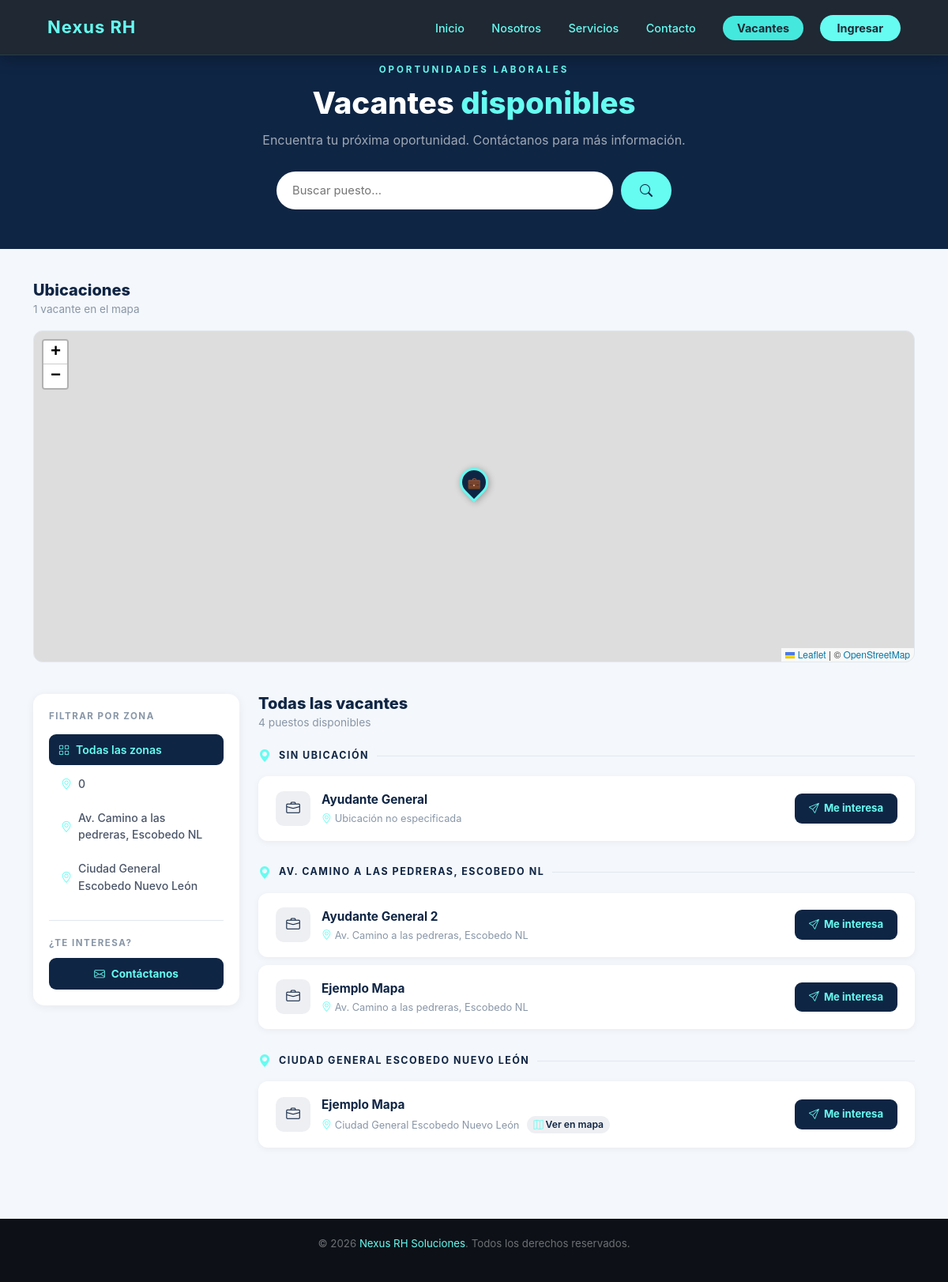
/vacantes.php, run on the app's committed database.
### tables this page shows
CREATE TABLE `vacantes` (
  `id` int(11) NOT NULL,
  `empresa_id` int(11) NOT NULL,
  `nombre` varchar(150) NOT NULL,
  `descripcion` text DEFAULT NULL,
  `requisitos` text DEFAULT NULL,
  `sueldo` varchar(150) DEFAULT NULL,
  `horario` varchar(150) DEFAULT NULL,
  `ubicacion` varchar(200) DEFAULT NULL,
  `lat` decimal(10,7) DEFAULT NULL,
  `lng` decimal(10,7) DEFAULT NULL,
  `activo` tinyint(1) DEFAULT 1,
  `created_at` timestamp NOT NULL DEFAULT current_timestamp()
);

### vacantes.php (the view, shortened to what this page needs)
<!DOCTYPE html>
<html lang="es">
<head>
    <link href="css/bootstrap.min.css" rel="stylesheet">
    <link rel="stylesheet" href="css/style.css">
    <link rel="stylesheet" href="https://cdn.jsdelivr.net/npm/bootstrap-icons@1.11.1/font/bootstrap-icons.css">
    <link rel="stylesheet" href="https://unpkg.com/leaflet@1.9.4/dist/leaflet.css"/>
</head>
<body>
<header class="header">
    <div class="logo">Nexus RH</div>
    <nav id="mainNav">
        <a href="index.php#inicio">Inicio</a>
        <a href="index.php#nosotros">Nosotros</a>
        <a href="index.php#servicios">Servicios</a>
        <a href="index.php#contacto">Contacto</a>
        <a href="vacantes.php" class="btn-vacantes active">Vacantes</a>
        <a href="login.php" class="btn-login">Ingresar</a>
    </nav>
</header>
<?php
require_once("sistema/conexion.php");
$zona_filtro = trim($_GET['zona'] ?? '');
$buscar      = trim($_GET['buscar'] ?? '');
$zonas_q = $conexion->query("SELECT DISTINCT ubicacion FROM vacantes WHERE activo=1 AND ubicacion IS NOT NULL AND ubicacion != '' ORDER BY ubicacion ASC");
$zonas = [];
while ($z = $zonas_q->fetch_assoc()) $zonas[] = $z['ubicacion'];
$where = ["v.activo = 1"];
$where_sql = implode(" AND ", $where);
$vacantes_q = $conexion->query("
    SELECT v.id, v.nombre, v.ubicacion, v.lat, v.lng, e.nombre as empresa
    FROM vacantes v
    LEFT JOIN empresas e ON e.id = v.empresa_id
    WHERE $where_sql
    ORDER BY v.ubicacion ASC, v.nombre ASC
");
$vacantes_arr = [];
while ($v = $vacantes_q->fetch_assoc()) {
    $vacantes_arr[] = $v;
}
$total_vacantes = count($vacantes_arr);
$vacantes_mapa = array_filter($vacantes_arr, fn($v) => !empty($v['lat']) && !empty($v['lng']));
?>
<section style="background:#0f2544;padding:80px 0 50px;">
    <div class="container text-center">
        <span class="section-label">Oportunidades laborales</span>
        <h1 style="color:#fff;font-weight:800;font-size:2.4rem;margin-top:10px;">
            Vacantes <span style="color:#66FCF1;">disponibles</span>
        </h1>
        <p style="color:rgba(255,255,255,.6);margin-top:12px;font-size:1rem;">
            Encuentra tu próxima oportunidad. Contáctanos para más información.
        </p>
        <form method="GET" style="display:flex;gap:10px;max-width:500px;margin:28px auto 0;justify-content:center;">
            <input type="text" name="buscar" value="<?= htmlspecialchars($buscar) ?>"
                   placeholder="Buscar puesto..."
                   style="flex:1;border-radius:50px;border:none;padding:12px 20px;font-size:.92rem;outline:none;">
            <button type="submit" style="background:#66FCF1;color:#0f2544;border:none;border-radius:50px;padding:12px 24px;font-weight:700;cursor:pointer;">
                <i class="bi bi-search"></i>
            </button>
        </form>
    </div>
</section>
<?php if (!empty($vacantes_mapa)): ?>
<section style="background:#f4f7fb;padding:40px 0 0;">
    <div class="container">
        <div style="margin-bottom:16px;display:flex;align-items:center;justify-content:space-between;flex-wrap:wrap;gap:8px;">
            <div>
                <h5 style="font-weight:800;color:#0f2544;margin:0;">Ubicaciones</h5>
                <p style="color:#8896a7;font-size:.85rem;margin:2px 0 0;">
                    <?= count($vacantes_mapa) ?> vacante<?= count($vacantes_mapa) !== 1 ? 's' : '' ?> en el mapa
                </p>
            </div>
        </div>
        <div id="mapa-vacantes"></div>
    </div>
</section>
<?php endif; ?>
<section style="background:#f4f7fb;padding:40px 0 80px;">
    <div class="container">
        <div class="row g-4">
            <div class="col-lg-3">
                <div style="background:#fff;border-radius:14px;padding:20px;box-shadow:0 2px 12px rgba(0,0,0,.06);position:sticky;top:20px;">
                    <p style="font-size:.72rem;font-weight:700;letter-spacing:1.5px;text-transform:uppercase;color:#8896a7;margin-bottom:14px;">
                        Filtrar por zona
                    </p>
                    <a href="vacantes.php<?= $buscar ? '?buscar='.urlencode($buscar) : '' ?>"
                       style="display:flex;align-items:center;padding:9px 12px;border-radius:9px;text-decoration:none;font-size:.88rem;font-weight:600;margin-bottom:4px;
                       background:<?= !$zona_filtro ? '#0f2544' : 'transparent' ?>;
                       color:<?= !$zona_filtro ? '#66FCF1' : '#0f2544' ?>;">
                        <i class="bi bi-grid me-2"></i>Todas las zonas
                    </a>
                    <?php foreach ($zonas as $zona): ?>
                    <a href="vacantes.php?zona=<?= urlencode($zona) ?><?= $buscar ? '&buscar='.urlencode($buscar) : '' ?>"
                       style="display:flex;align-items:center;padding:9px 12px;border-radius:9px;text-decoration:none;font-size:.88rem;font-weight:500;margin-bottom:4px;
                       background:<?= $zona_filtro === $zona ? 'rgba(15,37,68,.07)' : 'transparent' ?>;
                       color:<?= $zona_filtro === $zona ? '#0f2544' : '#4a5568' ?>;
                       border-left:<?= $zona_filtro === $zona ? '3px solid #66FCF1' : '3px solid transparent' ?>;">
                        <i class="bi bi-geo-alt me-2" style="color:#66FCF1;flex-shrink:0;"></i>
                        <?= htmlspecialchars($zona) ?>
                    </a>
                    <?php endforeach; ?>
                    <div style="margin-top:24px;padding-top:20px;border-top:1px solid #e2e8f0;">
                        <p style="font-size:.72rem;font-weight:700;letter-spacing:1.5px;text-transform:uppercase;color:#8896a7;margin-bottom:10px;">¿Te interesa?</p>
                        <a href="index.php#contacto"
                           style="display:flex;align-items:center;justify-content:center;gap:8px;background:#0f2544;color:#66FCF1;border-radius:9px;padding:10px;font-weight:700;font-size:.85rem;text-decoration:none;">
                            <i class="bi bi-envelope"></i> Contáctanos
                        </a>
                    </div>
                </div>
            </div>
            <div class="col-lg-9">
                <div style="display:flex;align-items:center;justify-content:space-between;margin-bottom:20px;flex-wrap:wrap;gap:10px;">
                    <div>
                        <h5 style="font-weight:800;color:#0f2544;margin:0;">
                            <?= $zona_filtro ? htmlspecialchars($zona_filtro) : 'Todas las vacantes' ?>
                        </h5>
                        <p style="color:#8896a7;font-size:.86rem;margin:2px 0 0;">
                            <?= $total_vacantes ?> puesto<?= $total_vacantes !== 1 ? 's' : '' ?> disponible<?= $total_vacantes !== 1 ? 's' : '' ?>
                        </p>
                    </div>
                </div>
                <?php if ($total_vacantes > 0):
                    $zona_actual = null;
                    foreach ($vacantes_arr as $v):
                        if (!$zona_filtro && $v['ubicacion'] !== $zona_actual):
                            $zona_actual = $v['ubicacion'];
                ?>
                <div style="display:flex;align-items:center;gap:10px;margin:<?= $zona_actual ? '28px' : '0' ?> 0 14px;">
                    <i class="bi bi-geo-alt-fill" style="color:#66FCF1;font-size:1rem;"></i>
                    <span style="font-size:.78rem;font-weight:700;letter-spacing:1.5px;text-transform:uppercase;color:#0f2544;">
                        <?= htmlspecialchars($v['ubicacion'] ?: 'Sin ubicación') ?>
                    </span>
                    <div style="flex:1;height:1px;background:#e2e8f0;"></div>
                </div>
                <?php endif; ?>
                <div style="background:#fff;border-radius:12px;padding:18px 22px;margin-bottom:10px;box-shadow:0 2px 8px rgba(0,0,0,.05);display:flex;align-items:center;justify-content:space-between;gap:16px;transition:box-shadow .2s,transform .2s;"
                     onmouseover="this.style.boxShadow='0 6px 24px rgba(0,0,0,.1)';this.style.transform='translateY(-2px)'"
                     onmouseout="this.style.boxShadow='0 2px 8px rgba(0,0,0,.05)';this.style.transform=''">
                    <div style="display:flex;align-items:center;gap:14px;flex:1;min-width:0;">
                        <div style="width:44px;height:44px;background:rgba(15,37,68,.07);border-radius:10px;display:flex;align-items:center;justify-content:center;flex-shrink:0;">
                            <i class="bi bi-briefcase" style="color:#0f2544;font-size:1.1rem;"></i>
                        </div>
                        <div style="overflow:hidden;">
                            <div style="font-weight:700;font-size:.96rem;color:#0f2544;white-space:nowrap;overflow:hidden;text-overflow:ellipsis;">
                                <?= htmlspecialchars($v['nombre']) ?>
                            </div>
                            <div style="font-size:.8rem;color:#8896a7;margin-top:3px;display:flex;align-items:center;gap:10px;flex-wrap:wrap;">
                                <span style="display:flex;align-items:center;gap:4px;">
                                    <i class="bi bi-geo-alt" style="color:#66FCF1;"></i>
                                    <?= htmlspecialchars($v['ubicacion'] ?: 'Ubicación no especificada') ?>
                                </span>
                                <?php if (!empty($v['lat']) && !empty($v['lng'])): ?>
                                <a href="https://www.google.com/maps?q=<?= $v['lat'] ?>,<?= $v['lng'] ?>" target="_blank"
                                   style="display:inline-flex;align-items:center;gap:3px;font-size:.76rem;color:#0f2544;font-weight:600;text-decoration:none;background:rgba(15,37,68,.07);padding:2px 8px;border-radius:50px;">
                                    <i class="bi bi-map" style="color:#66FCF1;"></i> Ver en mapa
                                </a>
                                <?php endif; ?>
                            </div>
                        </div>
                    </div>
                    <a href="index.php#contacto"
                       style="display:inline-flex;align-items:center;gap:6px;background:#0f2544;color:#66FCF1;border-radius:9px;padding:9px 18px;font-weight:700;font-size:.82rem;text-decoration:none;white-space:nowrap;flex-shrink:0;transition:background .2s;"
                       onmouseover="this.style.background='#1a3a6e'" onmouseout="this.style.background='#0f2544'">
                        <i class="bi bi-send"></i> Me interesa
                    </a>
                </div>
                <?php endforeach;
                endif; ?>
            </div>
        </div>
    </div>
</section>
<footer class="site-footer">
    <p>© <?php echo date('Y'); ?> <span>Nexus RH Soluciones</span>. Todos los derechos reservados.</p>
</footer>
</body>
</html>

### css/style.css (style rules this page uses)
:root { --dark: #0d1117; --navy: #0f2544; --header: #1f2833; --accent: #66FCF1; --accent2: #3b82f6; --green: #00c8a0; --light: #f4f7fb; --white: #ffffff; --gray: #8896a7; --border: #e2e8f0; --shadow: 0 4px 24px rgba(0,0,0,0.08); --radius: 12px; }
* { margin: 0; padding: 0; box-sizing: border-box; }
html { scroll-behavior: smooth; }
body { font-family: -apple-system, BlinkMacSystemFont, 'Segoe UI', Roboto, sans-serif; color: #1a2640; background: var(--white); }
.header { position: fixed; top: 0; width: 100%; height: 70px; background: #1f2833; display: flex; align-items: center; justify-content: space-between; padding: 0 60px; z-index: 1000; box-shadow: 0 2px 20px rgba(0,0,0,0.3); border-bottom: 1px solid rgba(102,252,241,0.1); }
.logo { color: #66FCF1 !important; font-size: 22px; font-weight: bold; letter-spacing: 1px; }
.header nav a { color: #66FCF1 !important; margin-left: 30px; text-decoration: none; font-size: 0.9rem; font-weight: 500; transition: opacity 0.2s; }
.header nav a.btn-login { background: #66FCF1; color: #1f2833 !important; padding: 8px 22px; border-radius: 50px; font-weight: 700; margin-left: 16px; transition: background 0.2s, opacity 0.2s; }
section { padding-top: 70px; }
.section-label { font-size: 0.72rem; font-weight: 700; letter-spacing: 3px; text-transform: uppercase; color: var(--accent); margin-bottom: 10px; display: block; }
.site-footer { background: var(--dark); color: rgba(255,255,255,0.4); text-align: center; padding: 22px; font-size: 0.83rem; }
.site-footer span { color: var(--accent); }
.header nav a.btn-vacantes { background: #66FCF1 !important; color: #1f2833 !important; padding: 7px 18px !important; border-radius: 50px !important; font-weight: 700 !important; text-decoration: none !important; transition: background .2s, transform .2s !important; }
.header nav a.btn-vacantes.active { background: #45e8dd !important; color: #1f2833 !important; }

### vacantes.php (style rules this page uses)
#mapa-vacantes { height: 420px; border-radius: 12px; border: 1px solid #e2e8f0; z-index: 1; }

### data on the page
vacantes: ubicacion "SIN UBICACIÓN", nombre "Ayudante General", ubicacion "Ubicación no especificada"
vacantes: ubicacion "AV. CAMINO A LAS PEDRERAS, ESCOBEDO NL", nombre "Ayudante General 2", ubicacion "Av. Camino a las pedreras, Escobedo NL"
vacantes: nombre "Ejemplo Mapa", ubicacion "Av. Camino a las pedreras, Escobedo NL"
vacantes: ubicacion "CIUDAD GENERAL ESCOBEDO NUEVO LEÓN", nombre "Ejemplo Mapa", ubicacion "Ciudad General Escobedo Nuevo León"

### other printed values
count($vacantes_mapa) "1"
$zona "0"
$zona "Av. Camino a las pedreras, Escobedo NL"
$zona "Ciudad General Escobedo Nuevo León"
$total_vacantes "4"
